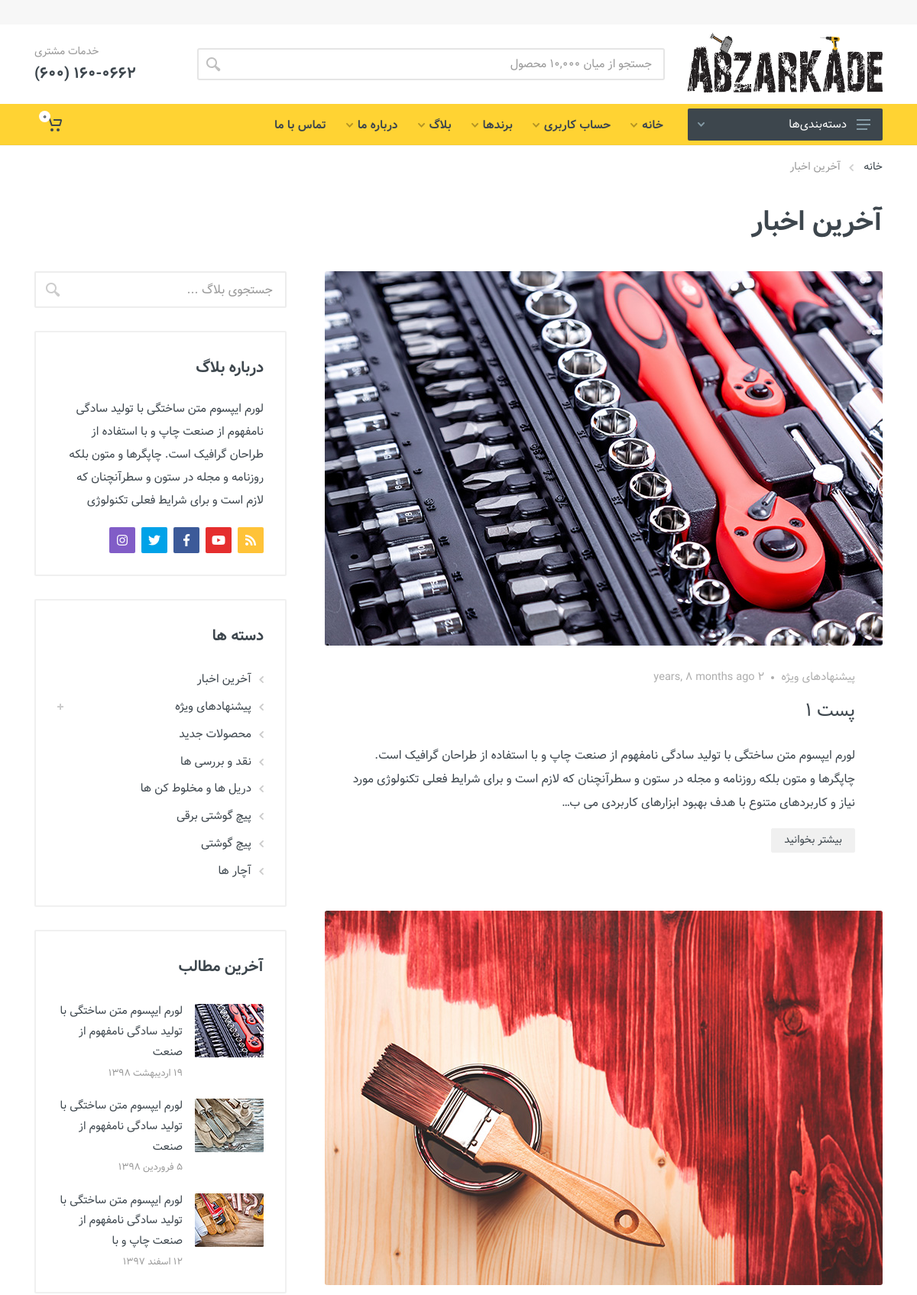
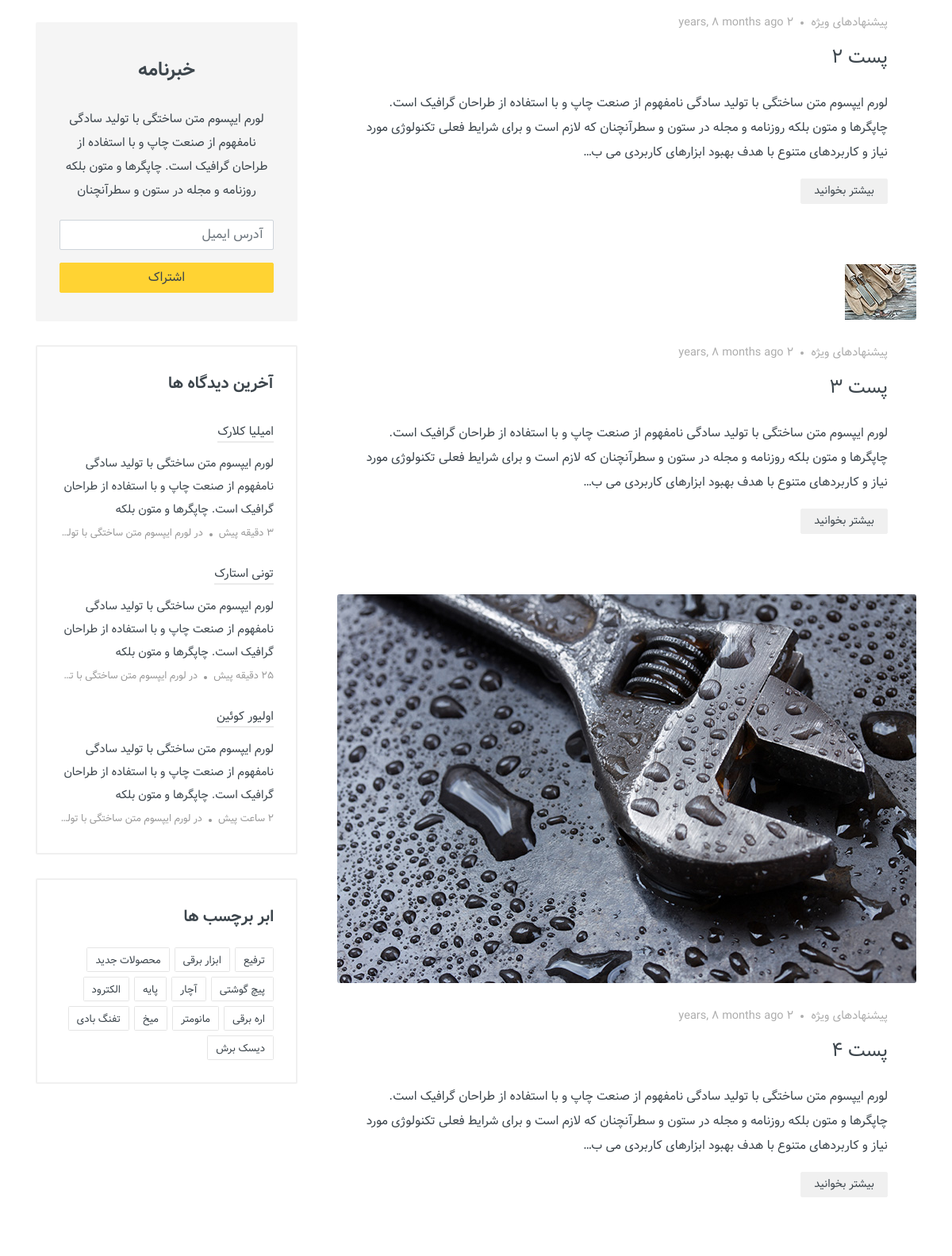
Screenshot of /blog/ (upper part) with the database file from the repository (2 pictures, top to bottom).
### shop/models.py (models this page shows, shortened)
class Post(models.Model):
    title = models.CharField(max_length=100, help_text="Enter title for Post")
    author = models.ForeignKey(User, on_delete=models.CASCADE)
    slug = models.SlugField(max_length=255, unique=True, null=True)
    body = models.TextField()
    published_date = models.DateTimeField(auto_now_add=True, null=True)
    pic = models.ImageField(
        upload_to="static/images/posts/{0}".format(strftime("%Y%m%d-%H%M%S", gmtime())),
        null=True,
        blank=True,
        default=DEFAULt_IMAGE_ADDRESS,
        width_field="image_width",
        height_field="image_height",
    )
    image_width = models.PositiveIntegerField(
        editable=False, default=401, null=True, blank=True
    )
    image_height = models.PositiveIntegerField(
        editable=False, default=401, null=True, blank=True
    )
    class Meta:
        verbose_name_plural = "Post"
    @property
    def short_description(self):
        return truncatechars(self.body, 250)

### shop/views.py (the view)
# urls.py: path("blog/", PostListView.as_view(), name="blog"),
class PostListView(ListView):
    model = Post
    template_name = "blog-classic.html"
    paginate_by = 5
    def get_context_data(self, **kwargs):
        context = super(PostListView, self).get_context_data(**kwargs)
        post = Post.objects.all()
        context.update({"posts": post})
        return context

### media/templates/blog-classic.html (shortened to what this page needs)
{% extends 'main/base.html' %}
{% load static %}
{% load l10n %}
{% load humanize %}
{% block body %}
		<div class="site__body">
			<div class="page-header">
				<div class="page-header__container container">
					<div class="page-header__breadcrumb">
						<nav aria-label="breadcrumb">
							<ol class="breadcrumb">
								<li class="breadcrumb-item"><a href="{% url 'index' %}">خانه</a>
								</li>
								<li class="breadcrumb-item active" aria-current="page">آخرین اخبار</li>
							</ol>
						</nav>
					</div>
					<div class="page-header__title">
						<h1>آخرین اخبار</h1></div>
				</div>
			</div>
			<div class="container">
				<div class="row">
					<div class="col-12 col-lg-8">
						<div class="block">
							<div class="posts-view">
								<div class="posts-view__list posts-list posts-list--layout--classic">
									<div class="posts-list__body">
										{% for p in posts %}
										<div class="posts-list__item">
											<div class="post-card post-card--layout--grid post-card--size--lg">
												<div class="post-card__image">
													<a href="{% url 'blog' %}"><img src="{{ p.pic.url }}" class="img-responsive" /></a>
												</div>
												<div class="post-card__info">
													<div class="post-card__category"><a href="#">پیشنهادهای ویژه</a></div>
													<div class="post-card__name"><a href="{% url 'blog' %}">{{ p.title }}</a></div>
													{% localize on %}
													<div class="post-card__date">{{ p.published_date|naturaltime }}</div>
													{% endlocalize %}
													<div class="post-card__content">{{p.short_description}}</div>
													<div class="post-card__read-more"><a href="{% url 'PostDetailView' p.slug %}" class="btn btn-secondary btn-sm">بیشتر بخوانید</a></div>
												</div>
											</div>
										</div>
										{% endfor %}
									</div>
								</div>
							</div>
						</div>
					</div>
					<div class="col-12 col-lg-4">
						<div class="block block-sidebar block-sidebar--position--end">
							<div class="block-sidebar__item">
								<div class="widget-search">
									<form class="widget-search__body">
										<input class="widget-search__input" placeholder="جستجوی بلاگ ..." type="text" autocomplete="off" spellcheck="false">
										<button class="widget-search__button" type="submit">
											<svg width="20px" height="20px">
												<use xlink:href="{% static 'images/sprite.svg' %}#search-20"></use>
											</svg>
										</button>
									</form>
								</div>
							</div>
							<div class="block-sidebar__item">
								<div class="widget-aboutus widget">
									<h4 class="widget__title">درباره بلاگ</h4>
									<div class="widget-aboutus__text">لورم ایپسوم متن ساختگی با تولید سادگی نامفهوم از صنعت چاپ و با استفاده از طراحان گرافیک است. چاپگرها و متون بلکه روزنامه و مجله در ستون و سطرآنچنان که لازم است و برای شرایط فعلی تکنولوژی</div>
									<div class="widget-aboutus__socials">
										<ul>
											<li><a class="widget-aboutus__link widget-aboutus__link--rss" href="#" target="_blank"><i class="widget-social__icon fas fa-rss"></i></a></li>
											<li><a class="widget-aboutus__link widget-aboutus__link--youtube" href="#" target="_blank"><i class="widget-aboutus__icon fab fa-youtube"></i></a></li>
											<li><a class="widget-aboutus__link widget-aboutus__link--facebook" href="#" target="_blank"><i class="widget-aboutus__icon fab fa-facebook-f"></i></a></li>
											<li><a class="widget-aboutus__link widget-aboutus__link--twitter" href="#" target="_blank"><i class="widget-aboutus__icon fab fa-twitter"></i></a></li>
											<li><a class="widget-aboutus__link widget-aboutus__link--instagram" href="#" target="_blank"><i class="widget-aboutus__icon fab fa-instagram"></i></a></li>
										</ul>
									</div>
								</div>
							</div>
							<div class="block-sidebar__item">
								<div class="widget-categories widget-categories--location--blog widget">
									<h4 class="widget__title">دسته ها</h4>
									<ul class="widget-categories__list" data-collapse data-collapse-opened-class="widget-categories__item--open">
										<li class="widget-categories__item" data-collapse-item>
											<div class="widget-categories__row">
												<a href="#">
													<svg class="widget-categories__arrow" width="6px" height="9px">
														<use xlink:href="{% static 'images/sprite.svg' %}#arrow-rounded-right-6x9"></use>
													</svg> آخرین اخبار</a>
											</div>
										</li>
										<li class="widget-categories__item" data-collapse-item>
											<div class="widget-categories__row">
												<a href="#">
													<svg class="widget-categories__arrow" width="6px" height="9px">
														<use xlink:href="{% static 'images/sprite.svg' %}#arrow-rounded-right-6x9"></use>
													</svg> پیشنهادهای ویژه </a>
												<button class="widget-categories__expander" type="button" data-collapse-trigger></button>
											</div>
										</li>
										<li class="widget-categories__item" data-collapse-item>
											<div class="widget-categories__row">
												<a href="#">
													<svg class="widget-categories__arrow" width="6px" height="9px">
														<use xlink:href="{% static 'images/sprite.svg' %}#arrow-rounded-right-6x9"></use>
													</svg> محصولات جدید</a>
											</div>
										</li>
										<li class="widget-categories__item" data-collapse-item>
											<div class="widget-categories__row">
												<a href="#">
													<svg class="widget-categories__arrow" width="6px" height="9px">
														<use xlink:href="{% static 'images/sprite.svg' %}#arrow-rounded-right-6x9"></use>
													</svg> نقد و بررسی ها</a>
											</div>
										</li>
										<li class="widget-categories__item" data-collapse-item>
											<div class="widget-categories__row">
												<a href="#">
													<svg class="widget-categories__arrow" width="6px" height="9px">
														<use xlink:href="{% static 'images/sprite.svg' %}#arrow-rounded-right-6x9"></use>
													</svg> دریل ها و مخلوط کن ها</a>
											</div>
										</li>
										<li class="widget-categories__item" data-collapse-item>
											<div class="widget-categories__row">
												<a href="#">
													<svg class="widget-categories__arrow" width="6px" height="9px">
														<use xlink:href="{% static 'images/sprite.svg' %}#arrow-rounded-right-6x9"></use>
													</svg> پیچ گوشتی برقی</a>
											</div>
										</li>
										<li class="widget-categories__item" data-collapse-item>
											<div class="widget-categories__row">
												<a href="#">
													<svg class="widget-categories__arrow" width="6px" height="9px">
														<use xlink:href="{% static 'images/sprite.svg' %}#arrow-rounded-right-6x9"></use>
													</svg> پیچ گوشتی</a>
											</div>
										</li>
										<li class="widget-categories__item" data-collapse-item>
											<div class="widget-categories__row">
												<a href="#">
													<svg class="widget-categories__arrow" width="6px" height="9px">
														<use xlink:href="{% static 'images/sprite.svg' %}#arrow-rounded-right-6x9"></use>
													</svg> آچار ها</a>
											</div>
										</li>
									</ul>
								</div>
							</div>
							<div class="block-sidebar__item">
								<div class="widget-posts widget">
									<h4 class="widget__title">آخرین مطالب</h4>
									<div class="widget-posts__list">
										<div class="widget-posts__item">
											<div class="widget-posts__image">
												<a href="#"><img src="images/posts/post-1-thumbnail.jpg" alt=""></a>
											</div>
											<div class="widget-posts__info">
												<div class="widget-posts__name"><a href="#">لورم ایپسوم متن ساختگی با تولید سادگی نامفهوم از صنعت</a></div>
												<div class="widget-posts__date">19 اردیبهشت 1398</div>
											</div>
										</div>
										<div class="widget-posts__item">
											<div class="widget-posts__image">
												<a href="#"><img src="images/posts/post-2-thumbnail.jpg" alt=""></a>
											</div>
											<div class="widget-posts__info">
												<div class="widget-posts__name"><a href="#">لورم ایپسوم متن ساختگی با تولید سادگی نامفهوم از صنعت</a></div>
												<div class="widget-posts__date">5 فروردین 1398</div>
											</div>
										</div>
										<div class="widget-posts__item">
											<div class="widget-posts__image">
												<a href="#"><img src="images/posts/post-3-thumbnail.jpg" alt=""></a>
											</div>
											<div class="widget-posts__info">
												<div class="widget-posts__name"><a href="#">لورم ایپسوم متن ساختگی با تولید سادگی نامفهوم از صنعت چاپ و با</a></div>
												<div class="widget-posts__date">12 اسفند 1397</div>
											</div>
										</div>
									</div>
								</div>
							</div>
							<div class="block-sidebar__item">
								<div class="widget-newsletter widget">
									<h4 class="widget-newsletter__title">خبرنامه</h4>
									<div class="widget-newsletter__text">لورم ایپسوم متن ساختگی با تولید سادگی نامفهوم از صنعت چاپ و با استفاده از طراحان گرافیک است. چاپگرها و متون بلکه روزنامه و مجله در ستون و سطرآنچنان</div>
									<form class="widget-newsletter__form" action="#">
										<input id="widget-newsletter-email" type="text" class="form-control" placeholder="آدرس ایمیل" dir="ltr">
										<button type="submit" class="btn btn-primary mt-3">اشتراک</button>
									</form>
								</div>
							</div>
							<div class="block-sidebar__item">
								<div class="widget-comments widget">
									<h4 class="widget__title">آخرین دیدگاه ها</h4>
									<ul class="widget-comments__list">
										<li class="widget-comments__item">
											<div class="widget-comments__author"><a href="#">امیلیا کلارک</a></div>
											<div class="widget-comments__content">لورم ایپسوم متن ساختگی با تولید سادگی نامفهوم از صنعت چاپ و با استفاده از طراحان گرافیک است. چاپگرها و متون بلکه</div>
											<div class="widget-comments__meta">
												<div class="widget-comments__date">3 دقیقه پیش</div>
												<div class="widget-comments__name">در <a href="#" title="Nullam at varius sapien sed sit amet condimentum elit">لورم ایپسوم متن ساختگی با تولید سادگی نامفهوم از صنعت</a></div>
											</div>
										</li>
										<li class="widget-comments__item">
											<div class="widget-comments__author"><a href="#">تونی استارک</a></div>
											<div class="widget-comments__content">لورم ایپسوم متن ساختگی با تولید سادگی نامفهوم از صنعت چاپ و با استفاده از طراحان گرافیک است. چاپگرها و متون بلکه</div>
											<div class="widget-comments__meta">
												<div class="widget-comments__date">25 دقیقه پیش</div>
												<div class="widget-comments__name">در <a href="#" title="Integer efficitur efficitur velit non pulvinar pellentesque dictum viverra">لورم ایپسوم متن ساختگی با تولید سادگی نامفهوم از صنعت چاپ و با استفاده از طراحان</a></div>
											</div>
										</li>
										<li class="widget-comments__item">
											<div class="widget-comments__author"><a href="#">اولیور کوئین</a></div>
											<div class="widget-comments__content">لورم ایپسوم متن ساختگی با تولید سادگی نامفهوم از صنعت چاپ و با استفاده از طراحان گرافیک است. چاپگرها و متون بلکه</div>
											<div class="widget-comments__meta">
												<div class="widget-comments__date">2 ساعت پیش</div>
												<div class="widget-comments__name">در <a href="#" title="Curabitur quam augue vestibulum in mauris fermentum pellentesque libero">لورم ایپسوم متن ساختگی با تولید سادگی نامفهوم از صنعت چاپ و با استفاده از</a></div>
											</div>
										</li>
									</ul>
								</div>
							</div>
							<div class="block-sidebar__item">
								<div class="widget-tags widget">
									<h4 class="widget__title">ابر برچسب ها</h4>
									<div class="tags tags--lg">
										<div class="tags__list"><a href="#">ترفیع</a> <a href="#">ابزار برقی</a> <a href="#">محصولات جدید</a> <a href="#">پیچ گوشتی</a> <a href="#">آچار</a> <a href="#">پایه</a> <a href="#">الکترود</a> <a href="#">اره برقی</a> <a href="#">مانومتر</a> <a href="#">میخ</a> <a href="#">تفنگ بادی</a> <a href="#">دیسک برش</a></div>
									</div>
								</div>
							</div>
						</div>
					</div>
				</div>
			</div>
		</div>
{% endblock %}

### rows the page displays
Post: pic (picture), title "پست 1", published_date "2 years, 8 months ago", short_description "لورم ایپسوم متن ساختگی با تولید سادگی نامفهوم از صنعت چاپ و با استفاده از طراحان گرافیک است. چاپگرها و متون بلکه روزنامه و مجله در ستون و سطرآنچنان که لازم است و برای شرایط فعلی تکنولوژی مورد نیاز و کاربردهای متنوع با هدف بهبود ابزارهای کاربردی می ب…"
Post: pic (picture), title "پست 2", published_date "2 years, 8 months ago", short_description "لورم ایپسوم متن ساختگی با تولید سادگی نامفهوم از صنعت چاپ و با استفاده از طراحان گرافیک است. چاپگرها و متون بلکه روزنامه و مجله در ستون و سطرآنچنان که لازم است و برای شرایط فعلی تکنولوژی مورد نیاز و کاربردهای متنوع با هدف بهبود ابزارهای کاربردی می ب…"
Post: pic (picture), title "پست 3", published_date "2 years, 8 months ago", short_description "لورم ایپسوم متن ساختگی با تولید سادگی نامفهوم از صنعت چاپ و با استفاده از طراحان گرافیک است. چاپگرها و متون بلکه روزنامه و مجله در ستون و سطرآنچنان که لازم است و برای شرایط فعلی تکنولوژی مورد نیاز و کاربردهای متنوع با هدف بهبود ابزارهای کاربردی می ب…"
Post: pic (picture), title "پست 4", published_date "2 years, 8 months ago", short_description "لورم ایپسوم متن ساختگی با تولید سادگی نامفهوم از صنعت چاپ و با استفاده از طراحان گرافیک است. چاپگرها و متون بلکه روزنامه و مجله در ستون و سطرآنچنان که لازم است و برای شرایط فعلی تکنولوژی مورد نیاز و کاربردهای متنوع با هدف بهبود ابزارهای کاربردی می ب…"
